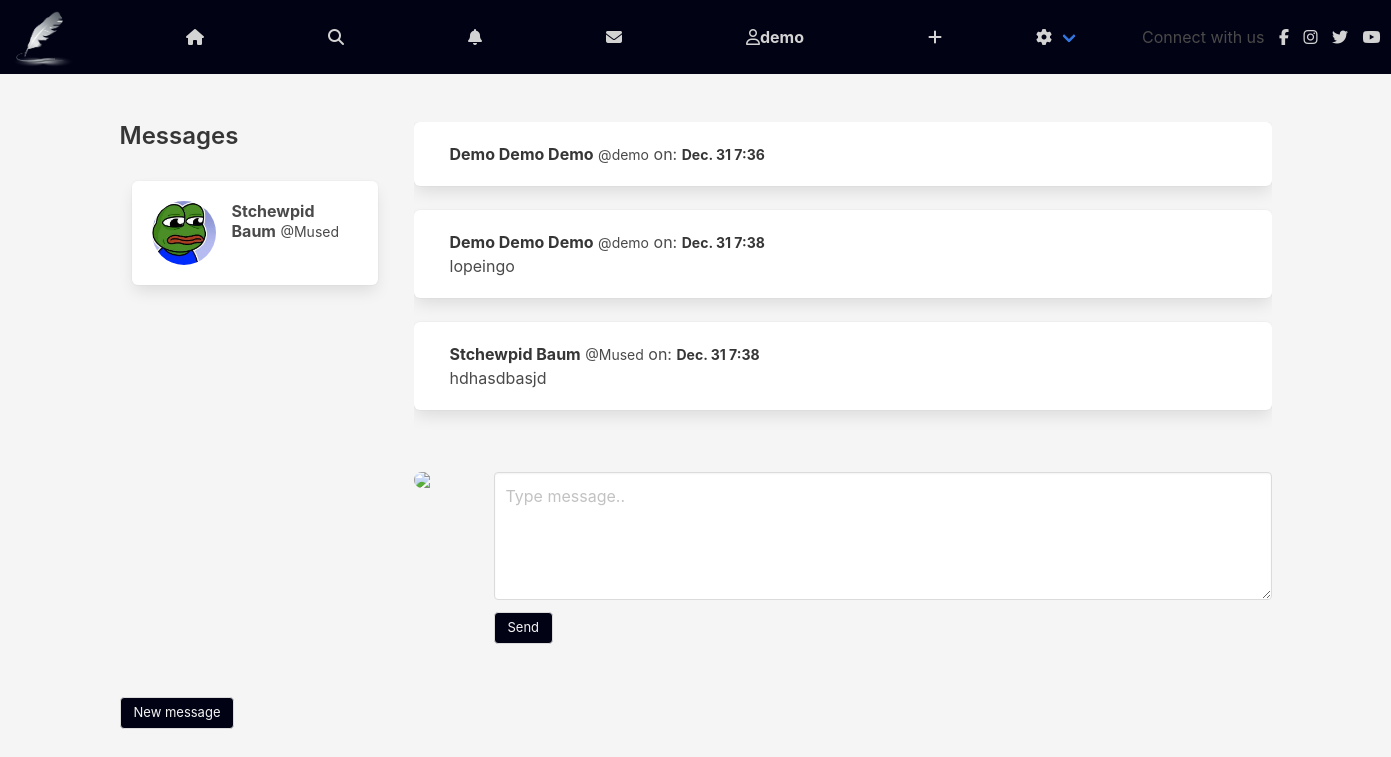
The page /direct/ (signed in) on the database its author committed.
### authy/models.py (models this page shows, shortened)
class Profile(models.Model):
	user = models.OneToOneField(User, on_delete=models.CASCADE, related_name='profile')
	first_name = models.CharField(max_length=50, null=True, blank=True)
	last_name = models.CharField(max_length=50, null=True, blank=True)
	location = models.CharField(max_length=50, null=True, blank=True)
	url = models.CharField(max_length=80, null=True, blank=True)
	profile_info = models.TextField(max_length=150, null=True, blank=True)
	created = models.DateField(auto_now_add=True)
	favorites = models.ManyToManyField(Post)
	picture = models.ImageField(upload_to=user_directory_path, blank=True, null=True, verbose_name='Picture')

### direct/models.py (models this page shows, shortened)
class Message(models.Model):
	user = models.ForeignKey(User, on_delete=models.CASCADE, related_name='user')
	sender = models.ForeignKey(User, on_delete=models.CASCADE, related_name='from_user')
	recipient = models.ForeignKey(User, on_delete=models.CASCADE, related_name='to_user')
	body = models.TextField(max_length=1000, blank=True, null=True)
	date = models.DateTimeField(auto_now_add=True)
	is_read = models.BooleanField(default=False)
	def get_messages(user):
		messages = Message.objects.filter(user=user).values('recipient').annotate(last=Max('date')).order_by('-last')
		users = []
		for message in messages:
			users.append({
				'user': User.objects.get(pk=message['recipient']),
				'last': message['last'],
				'unread': Message.objects.filter(user=user, recipient__pk=message['recipient'], is_read=False).count()
				})
		return users

### direct/views.py (the view)
# urls.py: path('', Inbox, name='inbox'),
@login_required
def Inbox(request):
	messages = Message.get_messages(user=request.user)
	active_direct = None
	directs = None
	if messages:
		message = messages[0]
		active_direct = message['user'].username
		directs = Message.objects.filter(user=request.user, recipient=message['user'])
		directs.update(is_read=True)
		for message in messages:
			if message['user'].username == active_direct:
				message['unread'] = 0
	context = {
		'directs': directs,
		'messages': messages,
		'active_direct': active_direct,
		}
	template = loader.get_template('direct/direct.html')
	return HttpResponse(template.render(context, request))

### direct/views.py (called while the page is built)
def checkDirects(request):
	directs_count = 0
	if request.user.is_authenticated:
		directs_count = Message.objects.filter(user=request.user, is_read=False).count()
	return {'directs_count':directs_count}

### notifications/views.py (called while the page is built)
def CountNotifications(request):
	count_notifications = 0
	if request.user.is_authenticated:
		count_notifications = Notification.objects.filter(user=request.user, is_seen=False).count()
	return {'count_notifications':count_notifications}

### instagram_clone/templates/direct/direct.html (shortened to what this page needs)
{% extends 'base.html' %}
{% load static %}
{% block content %}
  <div class="columns is-mobile">
  <div class="column is-one-quarter">
  <aside class="menu">
    <h3 class="title is-4">
    Messages
    </h3>
  <ul style="overflow-y: scroll; height: 500px" class="menu-list">
{% for message in messages %}
<a class="{% if active_direct == message.user.username %}{% endif %}" href="{% url 'directs' message.user.username %}">
<div class="box">
  <article class="media">
    <div class="media-left">
      <figure class="image is-64x64">
          {% if message.user.profile.picture %}
            <img class="is-rounded"src="{{ message.user.profile.picture.url }}" alt="Placeholder image">
          {% else %}
            <img  class="is-rounded" src="https://bulma.io/images/placeholders/96x96.png" alt="Placeholder image">
          {% endif %}
      </figure>
    </div>
    <div class="media-content">
      <div class="content">
        <p>
          <strong>{{ message.user.profile.first_name }} {{ message.user.profile.last_name }}</strong> <small>@{{ message.user.username }}</small>
        </p>
      </div>
    </div>
  </article>
</div>
</a>
{% endfor %}
  </ul>
  </aside>
<br>
<a href="{% url 'usersearch' %}" class="button" style="font-size: small; background-color: #010214; color: whitesmoke;">New message</a>
</div>
<div class="column">
<div style="overflow-y: scroll; height: 350px">
{% for direct in directs %}
<div class="box">
  <article class="media">
    <div class="media-content">
      <div class="content">
        <p>
          <strong>{{ direct.sender.profile.first_name }} {{ direct.sender.profile.last_name }}</strong> <small>@{{ direct.sender.username }}</small> on: <strong><small>{{ direct.date|date:'N d G:i'}}</small></strong>
        </p>
        {{ direct.body }}
      </div>
    </div>
  </article>
</div>
{% endfor %}
</div>
<form role="form" method="POST" action="{% url 'send_direct' %}">
<article class="media">
  <figure class="media-left">
    <p class="image is-64x64">
      <img  class="is-rounded" src="https://bulma.io/images/placeholders/128x128.png">
    </p>
  </figure>
  <div class="media-content">
    <div class="field">
      <p class="control">
        <textarea class="textarea" name="body" placeholder="Type message.."></textarea>
      </p>
    </div>
    <nav class="level">
      <div class="level-left">
        <div class="level-item">
          <button type="submit" name="action" class="button" style="font-size: small; background-color: #010214; color: whitesmoke;">Send</buttom>
        </div>
      </div>
    </nav>
  </div>
</article>
</form>
</div>
</div>
{% endblock %}

### instagram_clone/templates/base.html (shortened to what this page needs)
{% load static %}
<!DOCTYPE html>
<html>
  <head>
    <link rel="stylesheet" href="{% static 'css/bulma.min.css' %}">
    <link rel="stylesheet" href="{% static 'css/styl.css' %}">
  </head>
  <body>
  <nav class="navbar" role="navigation" aria-label="main navigation">
  <div class="navbar-brand">
    <a class="navbar-item1" href="">
      <img src="{% static 'img/ok.png' %}" width="64" height="64">
    </a>
  </div>
  <div id="navbarBasicExample" class="navbar-menu">
    <div class="navbar-start">
      <a href="{% url 'index' %}" class="navbar-item">
        <i class="fas fa-home"></i>
      </a>
      <a  href="{% url 'usersearch' %}" class="navbar-item">
        <i class="fas fa-search"></i>
      </a>
      <a href="{% url 'show-notifications' %}" class="navbar-item">
        <i class="fa fa-bell"></i>
      </a>
      <a href="{% url 'inbox' %}" class="navbar-item">
        <i class="fa fa-envelope"></i>
      </a>
      <a href="{% url 'profile' request.user %}" class="navbar-item">
        <i class="far fa-user"></i>
        <strong>{{ request.user }}</strong>
      </a>
        <a href="{% url 'newpost' %}" class="navbar-item">
          <i class="fa fa-plus" ></i>
        </a>
      <div class="navbar-item has-dropdown is-hoverable">
        <a class="navbar-link">
          <i class="fas fa-cog"></i>
        </a>
        <div class="social">Connect with us
          <a href="#"><i class="fab fa-facebook-f"></i></a>
          <a href="#"><i class="fab fa-instagram"></i></a>
          <a href="#"><i class="fab fa-twitter"></i></a>
          <a href="#"><i class="fab fa-youtube"></i></a>
      </div>
      </div>
    </div>
  </div>
</nav>
  <section class="section">
    <div class="container">
      {% block content %}
      {% endblock %}
    </div>
  </section>
  </body>
</html>

### instagram_clone/static/css/styl.css (style rules this page uses)
nav.navbar { background-color: #010214; }
.navbar-item { margin-left: 70px; }
.social { margin-left: 50px; margin-top: 25px; }
.social i { padding-left: 10px; color: lightgrey; }
a.navbar-item1 { margin-left: 10px; margin-top: 10px; }
a.navbar-item { margin-left: 100px; color: lightgrey; }
.navbar-link { color: lightgrey; }
body { background-color: whitesmoke; }

### rows shown on the page
Message: sender.profile.first_name "Demo", sender.profile.last_name "Demo Demo", sender.username "demo", date "Dec. 31 7:36"
Message: sender.profile.first_name "Demo", sender.profile.last_name "Demo Demo", sender.username "demo", date "Dec. 31 7:38", body "lopeingo"
Message: sender.profile.first_name "Stchewpid", sender.profile.last_name "Baum", sender.username "Mused", date "Dec. 31 7:38", body "hdhasdbasjd"

### other values the page prints
{{ request.user }} "demo"
{{ message.user.profile.first_name }} "Stchewpid"
{{ message.user.profile.last_name }} "Baum"
{{ message.user.username }} "Mused"
